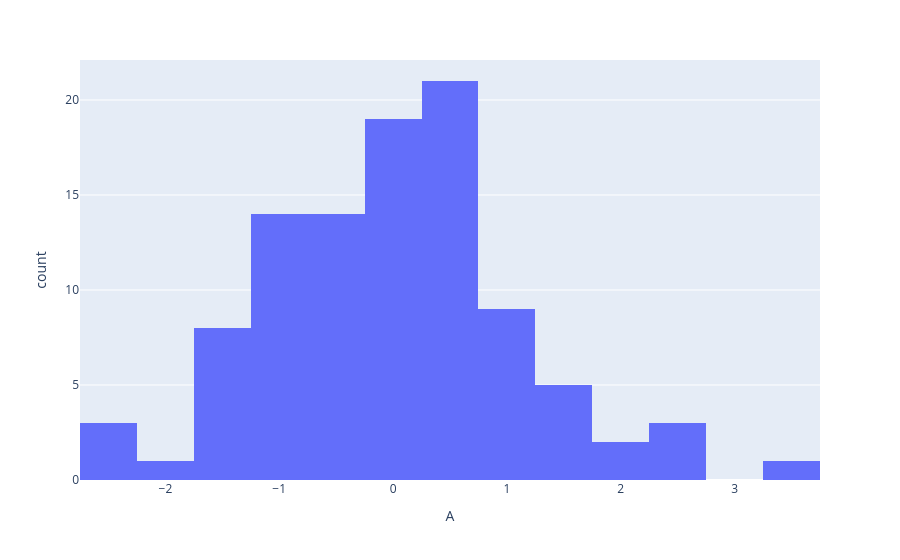

Notebook code for this chart:
### Code cell
px.histogram(df,x='A',nbins=25)

### Figure 1 — Plotly figure (JSON) as saved in the notebook; plotly's stock layout.template omitted (floating-point values rounded to 4 significant figures)
{"data": [{"bingroup": "x", "hovertemplate": "A=%{x}<br>count=%{y}<extra></extra>", "legendgroup": "", "marker": {"color": "#636efa", "pattern": {"shape": ""}}, "name": "", "nbinsx": 25, "orientation": "v", "showlegend": false, "type": "histogram", "x": [0.2105, -0.8976, -0.539, -0.7169, -0.4224, 0.1204, 0.7391, 0.1338, -1.31, 0.1529, 0.4328, 0.7412, 2.646, -1.269, -0.1045, 1.183, -0.001856, -1.378, 0.4746, -0.5421, 0.1799, 0.3902, -0.1701, -1.031, -1.631, 3.499, 0.654, 0.5951, 0.3562, -0.7778, 1.26, -0.5206, -2.261, 0.5919, -1.198, 1.062, 0.6035, 1.308, 1.637, 0.01867, -0.03153, 1.576, 1.115, 0.237, 1.21, 0.7261, -2.596, -0.0548, 0.4696, 0.7191, 1.01, 2.158, -0.2701, 0.5176, -1.162, -0.6855, 1.577, 0.6373, -2.646, -0.9612, -0.006493, 0.7579, -1.18, -1.184, 2.082, 0.4002, -0.5711, 1.141, -0.3364, -0.4531, 0.7334, -0.9462, 0.5775, 0.02812, -1.097, -1.661, 0.02052, 2.35, -1.325, -0.4652, -0.1349, -1.678, -0.3665, 2.713, -0.7673, 0.2121, 0.2061, 0.4973, -0.437, 0.1618, -1.108, -1.066, 0.5481, 0.5851, -0.8598, -0.7416, -1.584, 0.9401, -2.115, 0.7682], "xaxis": "x", "yaxis": "y"}], "layout": {"barmode": "relative", "legend": {"tracegroupgap": 0}, "margin": {"t": 60}, "xaxis": {"anchor": "y", "domain": [0, 1], "title": {"text": "A"}}, "yaxis": {"anchor": "x", "domain": [0, 1], "title": {"text": "count"}}}}
